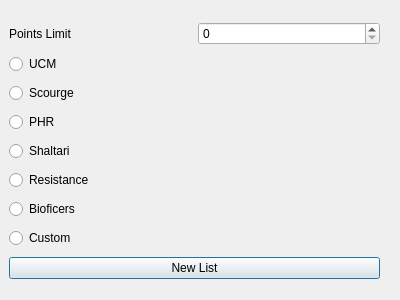
<?xml version="1.0" encoding="UTF-8"?>
<ui version="4.0">
 <class>initListDialog</class>
 <widget class="QDialog" name="initListDialog">
  <property name="geometry">
   <rect>
    <x>0</x>
    <y>0</y>
    <width>400</width>
    <height>300</height>
   </rect>
  </property>
  <property name="windowTitle">
   <string>New List</string>
  </property>
  <widget class="QWidget" name="verticalLayoutWidget">
   <property name="geometry">
    <rect>
     <x>9</x>
     <y>19</y>
     <width>371</width>
     <height>271</height>
    </rect>
   </property>
   <layout class="QVBoxLayout" name="verticalLayout">
    <item>
     <layout class="QHBoxLayout" name="horizontalLayout">
      <item>
       <widget class="QLabel" name="label">
        <property name="text">
         <string>Points Limit</string>
        </property>
       </widget>
      </item>
      <item>
       <widget class="QSpinBox" name="pointsLimitSpin">
        <property name="maximum">
         <number>3000</number>
        </property>
       </widget>
      </item>
     </layout>
    </item>
    <item>
     <widget class="QRadioButton" name="ucmRadio">
      <property name="text">
       <string>UCM</string>
      </property>
      <attribute name="buttonGroup">
       <string notr="true">factionRadioGroup</string>
      </attribute>
     </widget>
    </item>
    <item>
     <widget class="QRadioButton" name="scourgeRadio">
      <property name="text">
       <string>Scourge</string>
      </property>
      <attribute name="buttonGroup">
       <string notr="true">factionRadioGroup</string>
      </attribute>
     </widget>
    </item>
    <item>
     <widget class="QRadioButton" name="phrRadio">
      <property name="text">
       <string>PHR</string>
      </property>
      <attribute name="buttonGroup">
       <string notr="true">factionRadioGroup</string>
      </attribute>
     </widget>
    </item>
    <item>
     <widget class="QRadioButton" name="shaltariRadio">
      <property name="text">
       <string>Shaltari</string>
      </property>
      <attribute name="buttonGroup">
       <string notr="true">factionRadioGroup</string>
      </attribute>
     </widget>
    </item>
    <item>
     <widget class="QRadioButton" name="resistanceRadio">
      <property name="text">
       <string>Resistance</string>
      </property>
      <attribute name="buttonGroup">
       <string notr="true">factionRadioGroup</string>
      </attribute>
     </widget>
    </item>
    <item>
     <widget class="QRadioButton" name="bioficersRadio">
      <property name="text">
       <string>Bioficers</string>
      </property>
      <attribute name="buttonGroup">
       <string notr="true">factionRadioGroup</string>
      </attribute>
     </widget>
    </item>
    <item>
     <widget class="QRadioButton" name="cfRadio">
      <property name="text">
       <string>Custom</string>
      </property>
      <attribute name="buttonGroup">
       <string notr="true">factionRadioGroup</string>
      </attribute>
     </widget>
    </item>
    <item>
     <widget class="QPushButton" name="saveButton">
      <property name="text">
       <string>New List</string>
      </property>
     </widget>
    </item>
   </layout>
  </widget>
 </widget>
 <resources/>
 <connections/>
 <buttongroups>
  <buttongroup name="factionRadioGroup"/>
 </buttongroups>
</ui>
